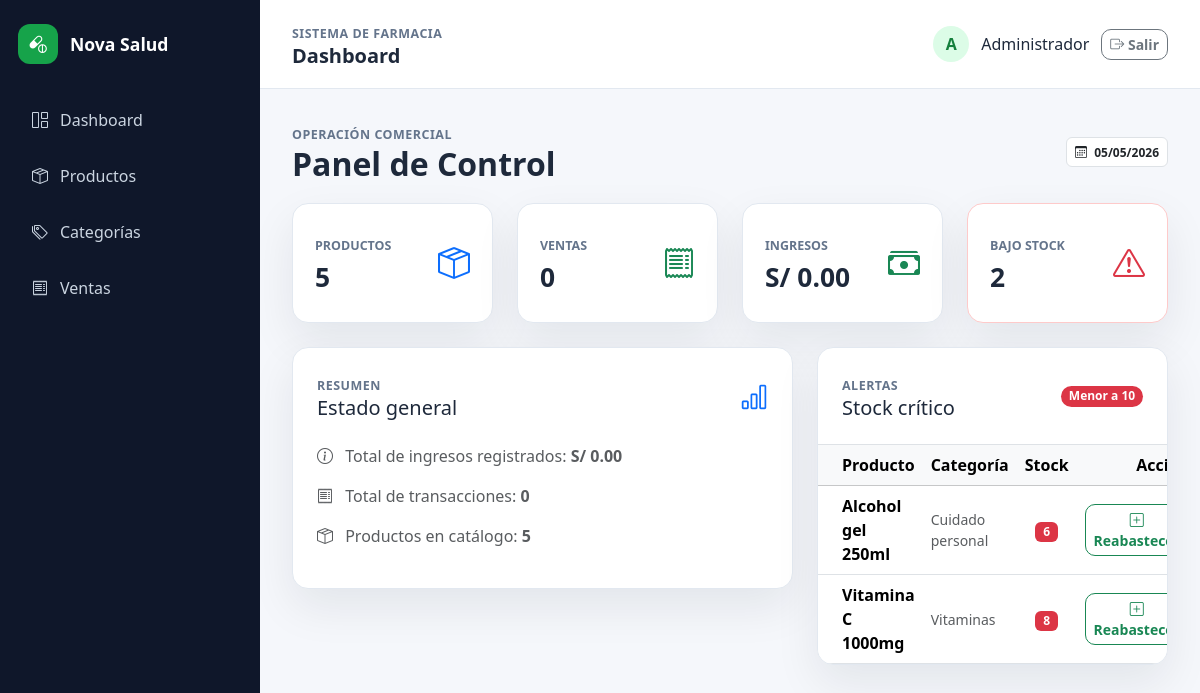
Page /public/index.php?url=dashboard (signed in) on the committed database.
### tables this page shows
CREATE TABLE products (
    id INT AUTO_INCREMENT PRIMARY KEY,
    name VARCHAR(150) NOT NULL,
    price DECIMAL(10,2) NOT NULL,
    stock INT NOT NULL DEFAULT 0,
    category_id INT NOT NULL,
    created_at TIMESTAMP DEFAULT CURRENT_TIMESTAMP,
    updated_at TIMESTAMP DEFAULT CURRENT_TIMESTAMP ON UPDATE CURRENT_TIMESTAMP,
    CONSTRAINT fk_products_category
        FOREIGN KEY (category_id) REFERENCES categories(id)
        ON UPDATE CASCADE
        ON DELETE RESTRICT
);

CREATE TABLE categories (
    id INT AUTO_INCREMENT PRIMARY KEY,
    name VARCHAR(100) NOT NULL UNIQUE,
    created_at TIMESTAMP DEFAULT CURRENT_TIMESTAMP
);

### core/Controller.php (called while the page is built, shortened)
<?php
class Controller
{
    protected function view(string $view, array $data = []): void
    {
        extract($data);
        require_once __DIR__ . '/../views/layouts/header.php';
        require_once __DIR__ . '/../views/' . $view . '.php';
        require_once __DIR__ . '/../views/layouts/footer.php';
    }
}

### controllers/DashboardController.php (called while the page is built, shortened)
<?php
class DashboardController extends Controller
{
    public function index(): void
    {
        $productModel = new Product();
        $saleModel = new Sale();
        $lowStock = $productModel->lowStock();
        $this->view('dashboard/index', [
            'title' => 'Dashboard',
            'totalProducts' => $productModel->countAll(),
            'totalSales' => $saleModel->countAll(),
            'totalRevenue' => $saleModel->totalRevenue(),
            'lowStock' => $lowStock,
            'lowStockCount' => count($lowStock),
        ]);
    }
}

### public/index.php (called while the page is built, shortened)
<?php
require_once __DIR__ . '/../config/database.php';
require_once __DIR__ . '/../core/helpers.php';
require_once __DIR__ . '/../core/Model.php';
require_once __DIR__ . '/../core/Controller.php';
require_once __DIR__ . '/../models/Product.php';
require_once __DIR__ . '/../controllers/DashboardController.php';
$routes = [
    '' => [AuthController::class, 'login'],
    'login' => [AuthController::class, 'login'],
    'authenticate' => [AuthController::class, 'authenticate'],
    'logout' => [AuthController::class, 'logout'],
    'dashboard' => [DashboardController::class, 'index'],
    'products' => [ProductController::class, 'index'],
    'products/create' => [ProductController::class, 'create'],
    'products/store' => [ProductController::class, 'store'],
    'products/edit' => [ProductController::class, 'edit'],
    'products/update' => [ProductController::class, 'update'],
    'products/updateStock' => [ProductController::class, 'updateStock'],
    'products/delete' => [ProductController::class, 'delete'],
    'categories' => [CategoryController::class, 'index'],
    'categories/create' => [CategoryController::class, 'create'],
    'categories/store' => [CategoryController::class, 'store'],
    'categories/edit' => [CategoryController::class, 'edit'],
    'categories/update' => [CategoryController::class, 'update'],
    'categories/delete' => [CategoryController::class, 'delete'],
    'sales' => [SaleController::class, 'index'],
    'sales/create' => [SaleController::class, 'create'],
    'sales/store' => [SaleController::class, 'store'],
];
$path = trim($_GET['url'] ?? '', '/');
$params = [];
[$controllerClass, $method] = $routes[$path];
$controller = new $controllerClass();
$controller->$method(...$params);

### core/helpers.php (called while the page is built, shortened)
<?php
function url(string $path = ''): string
{
    $base = BASE_URL === '' ? '' : BASE_URL;
    return $base . '/index.php' . ($path !== '' ? '?url=' . trim($path, '/') : '');
}
function e(string $value): string
{
    return htmlspecialchars($value, ENT_QUOTES, 'UTF-8');
}
function money(float|string $value): string
{
    return number_format((float) $value, 2);
}

### core/Model.php (called while the page is built, shortened)
<?php
abstract class Model
{
    public function __construct()
    {
        $database = new Database();
        $this->db = $database->connect();
    }
}

### config/database.php (called while the page is built)
<?php
class Database
{
    private string $host = 'localhost';
    private string $dbName = 'nova_salud';
    private string $username = 'root';
    private string $password = '';
    private ?PDO $connection = null;
    public function connect(): PDO
    {
        if ($this->connection === null) {
            $dsn = "mysql:host={$this->host};dbname={$this->dbName};charset=utf8mb4";
            $this->connection = new PDO($dsn, $this->username, $this->password, [
                PDO::ATTR_ERRMODE => PDO::ERRMODE_EXCEPTION,
                PDO::ATTR_DEFAULT_FETCH_MODE => PDO::FETCH_ASSOC,
                PDO::ATTR_EMULATE_PREPARES => false,
            ]);
        }
        return $this->connection;
    }
}

### models/Product.php (called while the page is built, shortened)
<?php
class Product extends Model
{
    public function lowStock(int $limit = 10): array
    {
        $stmt = $this->db->prepare(
            'SELECT products.*, categories.name AS category_name
             FROM products
             INNER JOIN categories ON categories.id = products.category_id
             WHERE products.stock < :limit
             ORDER BY products.stock ASC'
        );
        $stmt->bindValue('limit', $limit, PDO::PARAM_INT);
        $stmt->execute();
        return $stmt->fetchAll();
    }
}

### views/dashboard/index.php (the view, shortened to what this page needs)
<?php
$totalProducts = $totalProducts ?? 0;
$totalSales = $totalSales ?? 0;
$totalRevenue = $totalRevenue ?? 0;
$lowStockCount = $lowStockCount ?? 0;
$lowStock = $lowStock ?? [];
?>
<div class="page-heading">
    <div>
        <span class="eyebrow">Operación comercial</span>
        <h2>Panel de Control</h2>
    </div>
    <span class="badge bg-white text-dark border p-2">
        <i class="bi bi-calendar3 me-1"></i> <?= date('d/m/Y') ?>
    </span>
</div>
<div class="row g-4 mb-4">
    <div class="col-md-3">
        <div class="stat-card">
            <div>
                <span>Productos</span>
                <strong><?= (int) $totalProducts ?></strong>
            </div>
            <i class="bi bi-box-seam text-primary"></i>
        </div>
    </div>
    <div class="col-md-3">
        <div class="stat-card">
            <div>
                <span>Ventas</span>
                <strong><?= (int) $totalSales ?></strong>
            </div>
            <i class="bi bi-receipt text-success"></i>
        </div>
    </div>
    <div class="col-md-3">
        <div class="stat-card">
            <div>
                <span>Ingresos</span>
                <strong>S/ <?= money($totalRevenue) ?></strong>
            </div>
            <i class="bi bi-cash-stack text-success"></i>
        </div>
    </div>
    <div class="col-md-3">
        <div class="stat-card danger">
            <div>
                <span>Bajo stock</span>
                <strong><?= (int) $lowStockCount ?></strong>
            </div>
            <i class="bi bi-exclamation-triangle text-danger"></i>
        </div>
    </div>
</div>
<div class="row g-4">
    <div class="col-lg-7">
        <div class="panel-card p-4">
            <div class="d-flex align-items-center justify-content-between">
                <div>
                    <span class="eyebrow">Resumen</span>
                    <h3 class="h5 mb-0">Estado general</h3>
                </div>
                <i class="bi bi-bar-chart fs-3 text-primary"></i>
            </div>
            <div class="mt-4">
                <p class="text-muted mb-3">
                    <i class="bi bi-info-circle me-2"></i>
                    Total de ingresos registrados: <strong>S/ <?= money($totalRevenue) ?></strong>
                </p>
                <p class="text-muted mb-3">
                    <i class="bi bi-receipt me-2"></i>
                    Total de transacciones: <strong><?= (int) $totalSales ?></strong>
                </p>
                <p class="text-muted">
                    <i class="bi bi-box-seam me-2"></i>
                    Productos en catálogo: <strong><?= (int) $totalProducts ?></strong>
                </p>
            </div>
        </div>
    </div>
    <div class="col-lg-5">
        <div class="panel-card h-100">
            <div class="p-4 border-bottom d-flex align-items-center justify-content-between">
                <div>
                    <span class="eyebrow">Alertas</span>
                    <h3 class="h5 mb-0">Stock crítico</h3>
                </div>
                <span class="badge rounded-pill text-bg-danger">Menor a 10</span>
            </div>
            <div class="table-responsive">
                <table class="table table-hover align-middle mb-0">
                    <thead class="table-light">
                    <tr>
                        <th class="ps-4">Producto</th>
                        <th>Categoría</th>
                        <th class="text-center">Stock</th>
                        <th class="text-end pe-4">Acción</th>
                    </tr>
                    </thead>
                    <tbody>
                    <?php foreach ($lowStock as $product): ?>
                        <tr>
                            <td class="ps-4 fw-semibold"><?= e($product['name']) ?></td>
                            <td class="text-muted small"><?= e($product['category_name']) ?></td>
                            <td class="text-center"><span class="badge text-bg-danger"><?= (int) $product['stock'] ?></span></td>
                            <td class="text-end pe-4">
                                <a href="<?= url('products/edit/' . (int) $product['id']) ?>" class="btn btn-sm btn-outline-success">
                                    <i class="bi bi-plus-square"></i> Reabastecer
                                </a>
                            </td>
                        </tr>
                    <?php endforeach; ?>
                    </tbody>
                </table>
            </div>
        </div>
    </div>
</div>

### public/css/style.css (style rules this page uses)
:root { --primary: #16a34a; --primary-dark: #15803d; --sidebar: #0f172a; --muted: #64748b; --surface: #ffffff; --background: #f5f7fb; --border: #e2e8f0; }
body { min-height: 100vh; background: var(--background); color: #1e293b; }
.eyebrow { color: var(--muted); font-size: .78rem; font-weight: 700; letter-spacing: .04em; text-transform: uppercase; }
.page-heading { display: flex; align-items: center; justify-content: space-between; gap: 16px; margin-bottom: 20px; }
.page-heading h2 { margin: 0; font-weight: 800; }
.panel-card, .stat-card { background: var(--surface); border: 1px solid var(--border); border-radius: 16px; box-shadow: 0 18px 45px rgba(15, 23, 42, .08); overflow: hidden; }
.stat-card { display: flex; align-items: center; justify-content: space-between; padding: 22px; min-height: 120px; transition: transform .18s ease, box-shadow .18s ease; }
.stat-card span { display: block; color: var(--muted); font-size: .78rem; font-weight: 800; text-transform: uppercase; }
.stat-card strong { display: block; margin-top: 8px; font-size: 1.65rem; line-height: 1; }
.stat-card i { font-size: 2rem; }
.stat-card.danger { border-color: #fecaca; }
.btn { border-radius: 10px; font-weight: 700; transition: transform .18s ease, box-shadow .18s ease; }

### rows in the picture
products: name "Alcohol gel 250ml", category.name "Cuidado personal", stock "6"
products: name "Vitamina C 1000mg", category.name "Vitaminas", stock "8"

### other values in the picture
APP_NAME "Nova Salud"
$title "Dashboard"
substr($user['name'], 0, 1) "A"
$user['name'] "Administrador"
$totalProducts "5"
$totalSales "0"
money($totalRevenue) "0.00"
$lowStockCount "2"
